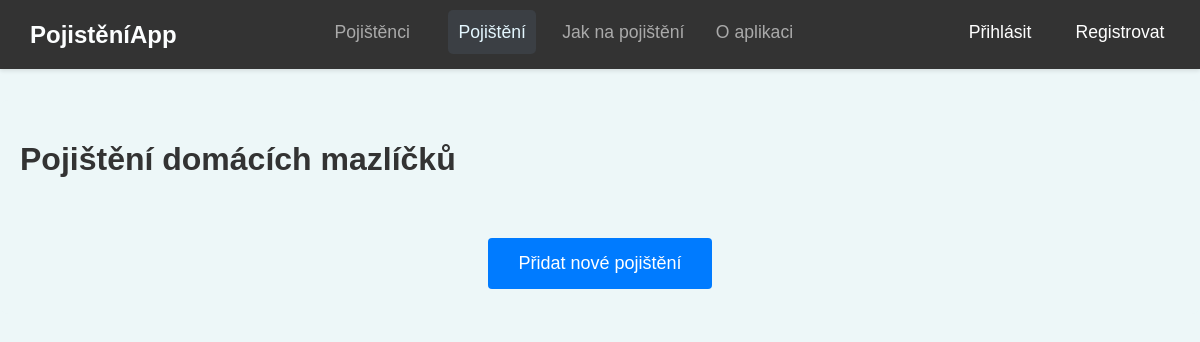
Before: /pojisteni/pojisteni/ with the older database file.
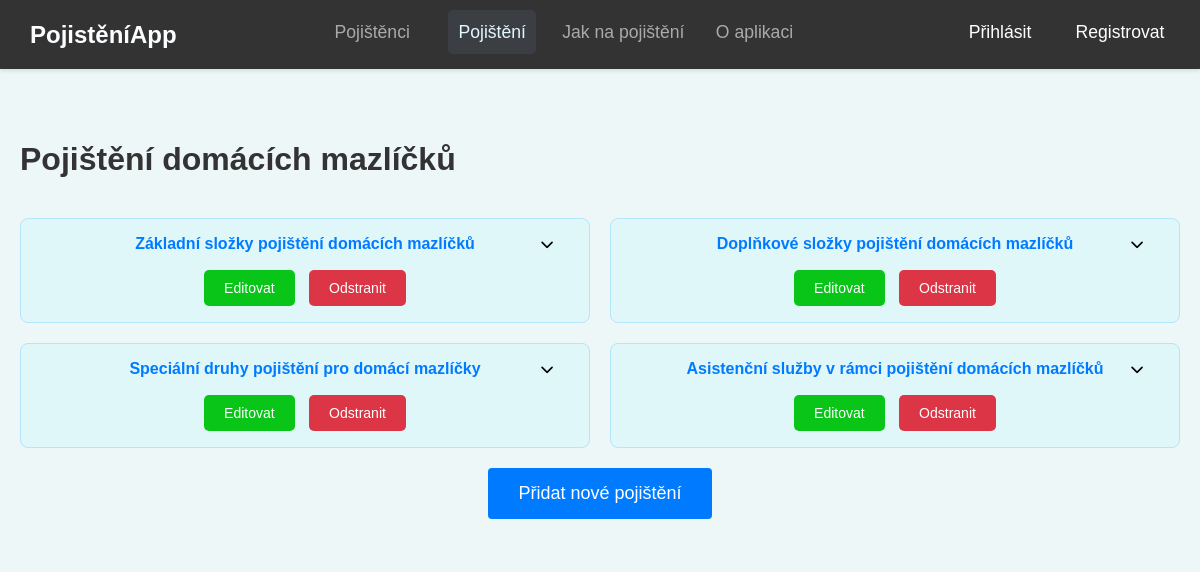
After: the same page with the newer database file.
### insurance/models.py (models this page shows, shortened)
class InsuranceType(models.Model):
    name = models.CharField("Název typu pojištění", max_length=100)
    description = models.TextField("Popis typu pojištění", blank=True)
    class Meta:
        verbose_name = "Typ pojištění"
        verbose_name_plural = "Typy pojištění"

### insurance/views.py (the view)
# urls.py: path('pojisteni/', views.insurance_list, name='insurance_list'),  # Seznam typů pojištění
def insurance_list(request):
    insurances = InsuranceType.objects.all()
    return render(request, 'insurance/insurance_list.html', {'insurances': insurances})

### insurance/templates/insurance/insurance_list.html (shortened to what this page needs)
{% extends 'insurance/base.html' %}
{% block content %}
<div class="container">
    <h1 class="page-title">Pojištění domácích mazlíčků</h1>
    <div class="insurance-grid">
        {% for insurance in insurances %}
        <div class="insurance-item">
            <div class="insurance-header">
                <strong class="insurance-name">
                    <a href="{% url 'insurance_coverage_list' insurance.id %}">{{ insurance.name }}</a>
                </strong>
                <button class="toggle-description" aria-expanded="false">
                    <i class="fas fa-chevron-down"></i>
                </button>
            </div>
            <div class="insurance-actions">
                <a href="{% url 'edit_insurance' insurance.id %}" class="btn btn-warning">Editovat</a>
                <a href="{% url 'delete_insurance' insurance.id %}" class="btn btn-danger" onclick="return confirm('Opravdu chcete tento typ pojištění odstranit?');">Odstranit</a>
            </div>
        </div>
        {% endfor %}
    </div>
    <div class="btn-container-center">
        <a href="{% url 'add_insurance' %}" class="btn btn-primary btn-add-insurance">Přidat nové pojištění</a>
    </div>
</div>
{% endblock %}

Changed rows visible on the page:
added InsuranceType: name "Základní složky pojištění domácích mazlíčků"
added InsuranceType: name "Doplňkové složky pojištění domácích mazlíčků"
added InsuranceType: name "Speciální druhy pojištění pro domácí mazlíčky"
added InsuranceType: name "Asistenční služby v rámci pojištění domácích mazlíčků"
